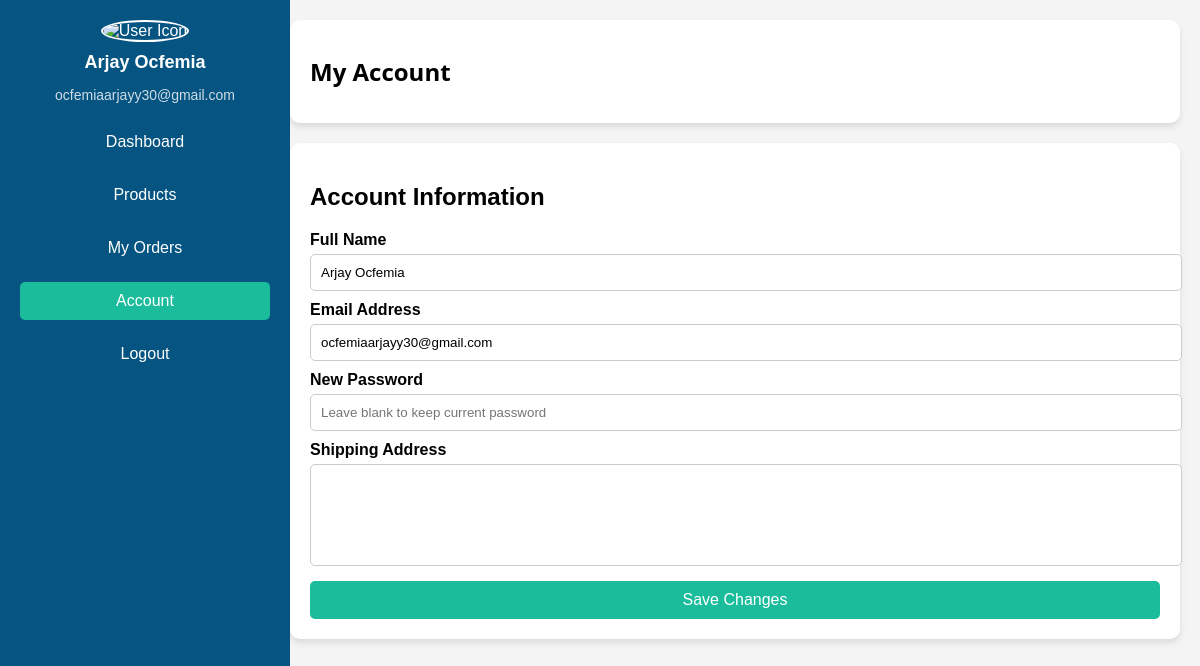
The app's page /account.php (signed in) with its own data.
### tables this page shows
CREATE TABLE `users` (
  `id` int(11) NOT NULL,
  `fullname` varchar(255) NOT NULL,
  `username` varchar(100) NOT NULL,
  `email` varchar(255) NOT NULL,
  `phone` varchar(20) NOT NULL,
  `password` varchar(255) NOT NULL,
  `user_type` enum('customer','supplier') NOT NULL DEFAULT 'customer',
  `address` varchar(100) NOT NULL
);

### account.php (the view, shortened to what this page needs)
<?php
include 'db_connect.php';
$user_id = $_SESSION['user_id'];
$query = "SELECT fullname, email, address FROM users WHERE id = ?";
$stmt = $conn->prepare($query);
$stmt->bind_param("i", $user_id);
$stmt->execute();
$stmt->bind_result($full_name, $email, $address);
?>
<!DOCTYPE html>
<html lang="en">
<head>
    <link rel="stylesheet" href="account.css">
</head>
<body>
    <div class="dashboard-container">
        <aside class="sidebar">
            <div class="user-profile">
                <img src="https://cdn-icons-png.flaticon.com/512/3135/3135715.png" alt="User Icon">
                <h3><?php echo htmlspecialchars($full_name); ?></h3>
                <p><?php echo htmlspecialchars($email); ?></p>
            </div>
            <ul>
                <li><a href="user_dashboard.php">Dashboard</a></li>
                <li><a href="user_dashboard.php#products">Products</a></li>
                <li><a href="orders.php">My Orders</a></li>
                <li><a href="account.php" class="active">Account</a></li>
                <li><a href="logout.php">Logout</a></li>
            </ul>
        </aside>
        <main class="main-content">
            <header class="topbar">
                <h2>My Account</h2>
            </header>
            <section class="account-details">
                <h2 class="account-heading">Account Information</h2>
                <form class="account-form" action="update_account.php" method="POST">
                    <label for="name">Full Name</label>
                    <input type="text" id="name" name="name" value="<?php echo htmlspecialchars($full_name); ?>">
                    <label for="email">Email Address</label>
                    <input type="email" id="email" name="email" value="<?php echo htmlspecialchars($email); ?>">
                    <label for="password">New Password</label>
                    <input type="password" id="password" name="password" placeholder="Leave blank to keep current password">
                    <label for="address">Shipping Address</label>
                    <textarea id="address" name="address"><?php echo htmlspecialchars($address); ?></textarea>
                    <button type="submit" class="save-btn">Save Changes</button>
                </form>
            </section>
        </main>
    </div>
</body>
</html>

### account.css (style rules this page uses)
body { font-family: 'Poppins', sans-serif; margin: 0; padding: 0; background: #f4f4f4; }
.dashboard-container { display: flex; height: 95%; }
.sidebar { width: 250px; background: #055481; color: white; padding: 20px; position: fixed; height: 100%; text-align: center; }
.user-profile { text-align: center; margin-bottom: 20px; }
.user-profile img { width: 80px; height: 80px; border-radius: 50%; border: 2px solid white; }
.user-profile h3 { margin: 10px 0 5px; font-size: 18px; }
.user-profile p { font-size: 14px; opacity: 0.8; }
.sidebar ul { list-style: none; padding: 0; margin-top: 20px; }
.sidebar ul li { margin: 15px 0; }
.sidebar ul li a { color: white; text-decoration: none; display: block; padding: 10px; border-radius: 5px; transition: 0.3s; text-align: center; }
.sidebar ul li a:hover, .sidebar ul li a.active { background: #1abc9c; }
.main-content { margin-left: 270px; padding: 20px; flex-grow: 1; }
.topbar { background: white; padding: 15px 20px; border-radius: 10px; box-shadow: 0 4px 6px rgba(0, 0, 0, 0.1); }
.topbar h2 { font-family: 'Segoe UI', Tahoma, Geneva, Verdana, sans-serif; }
.account-details { margin-top: 20px; background: white; padding: 20px; border-radius: 10px; box-shadow: 0 4px 6px rgba(0, 0, 0, 0.1); }
.account-heading { font-family:'Franklin Gothic Medium', 'Arial Narrow', Arial, sans-serif; font-size: 24px; margin-bottom: 10px; }
.account-form { display: flex; flex-direction: column; }
.account-form label { font-weight: bold; margin-top: 10px; }
.account-form input, .account-form textarea { padding: 10px; margin-top: 5px; border: 1px solid #ccc; border-radius: 5px; width: 100%; }
.account-form textarea { resize: none; height: 80px; }
.save-btn { margin-top: 15px; padding: 10px; background: #1abc9c; color: white; border: none; cursor: pointer; border-radius: 5px; font-size: 16px; }

### records on screen
users: fullname "Arjay Ocfemia", email "ocfemiaarjayy30@gmail.com", name "Arjay Ocfemia"
